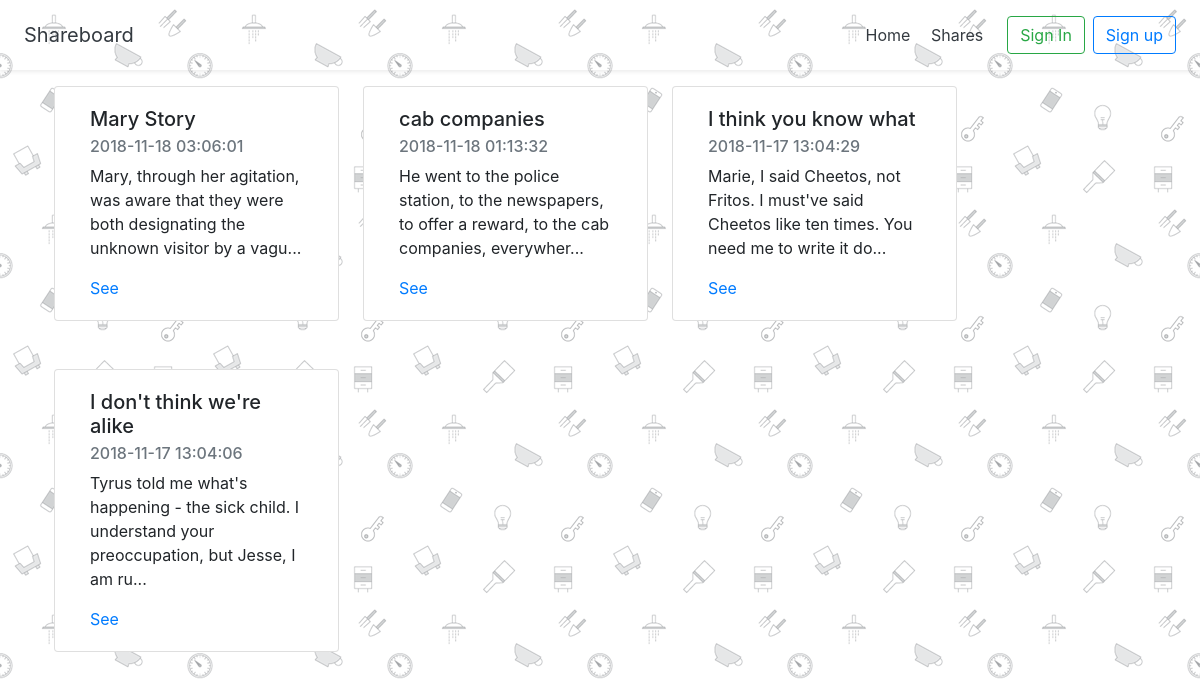
Screenshot of /shares with the database file from the repository.
### tables this page shows
CREATE TABLE `shares` (
  `id` int(11) NOT NULL,
  `user_id` int(11) NOT NULL,
  `title` varchar(255) NOT NULL,
  `body` text NOT NULL,
  `link` varchar(255) NOT NULL,
  `create_date` timestamp NOT NULL DEFAULT CURRENT_TIMESTAMP ON UPDATE CURRENT_TIMESTAMP
);

### classes/Bootstrap.php (called while the page is built)
<?php
class Bootstrap
{
    private $controller;
    private $action;
    private $request;
    public function __construct($request)
    {
        $this->request = $request;
        if($this->request['controller']=="") {
            $this->controller = 'home';
        } else {
            $this->controller = $this->request['controller'];
        }
        if($this->request['action'] == "") {
            $this->action = 'index';
        } else {
            $this->action = $this->request['action'];
        }
    }
    public function createController()
    {
        if(class_exists($this->controller)) {
            $parents = class_parents($this->controller);
            if(in_array("Controller", $parents)) {
                if(method_exists($this->controller, $this->action)) {
                    return new $this->controller($this->action, $this->request);
                } else {
                    echo "<h1>Method Does not exist</h1>";
                    return;
                }
            } else {
                echo "<h1>Base Controller Does Not Exist</h1>";
                    return;
            }
        } else {
                echo "<h1>Controller Class Does Not Exist</h1>";
                    return;
        }
    }
}
?>

### controllers/shares.php (called while the page is built, shortened)
<?php
class Shares extends Controller
{
   protected function Index() {
        $viewmodel = new ShareModel();
        $this->returnView($viewmodel->Index(), true);
    }
}

### classes/Model.php (called while the page is built, shortened)
<?php
abstract class Model
{
    protected $dbh;
    protected $stmt;
    public function __construct()
    {
        $this->dbh = new PDO("mysql:host=".DB_HOST.";dbname=".DB_NAME,DB_USER,DB_PASS);
    }
    public function query($query)
    {
        $this->stmt = $this->dbh->prepare($query);
    }
    public function execute()
    {
        $this->stmt->execute();
    }
    public function resultSet() {
        $this->execute();
        return $this->stmt->fetchAll(PDO::FETCH_ASSOC);
    }
}

### models/share.php (called while the page is built, shortened)
<?php
class ShareModel extends Model
{
    public function Index() {
        $this->query('SELECT * FROM shares ORDER BY create_date DESC');
        $rows = $this->resultSet();
        return $rows;
    }
}

### views/shares/index.php (the view, shortened to what this page needs)
<div>
    <?php
        $numOfCols = 4;
        $bootstrapColWidth = 12/ $numOfCols;
    ?>
    <?php foreach($viewmodel as $item) : ?>
        <div class="card col-md-<?php echo $bootstrapColWidth; ?> ml-4 mb-5 float-left">
          <div class="card-body">
            <h5 class="card-title"><?php echo $item['title']; ?></h5>
            <h6 class="card-subtitle mb-2 text-muted"><?php echo $item['create_date']; ?></h6>
            <p class="card-text"><?php echo substr($item['body'], 0, 100); ?>...</p>
            <a href="<?php echo $item['link'];?>" class="card-link" target="_blank">See</a>
          </div>
        </div>
    <?php endforeach; ?>
</div>

### index.php (shortened to what this page needs)
<?php
require('classes/Bootstrap.php');
require('classes/Controller.php');
require('classes/Model.php');
require('models/share.php');
require('controllers/shares.php');
$bootstrap = new Bootstrap($_GET);
$controller = $bootstrap->createController();
if($controller){
    $controller->executeAction();
}

### classes/Controller.php (shortened to what this page needs)
<?php
abstract class Controller
{
    protected $action;
    public function __construct($action, $request)
    {
        $this->action = $action;
    }
    public function executeAction()
    {
        return $this->{$this->action}();
    }
    public function returnView($viewmodel, $fullView)
    {
        $view = 'views/'. get_class($this). '/' .$this->action.'.php';
        if($fullView) {
            require('views/main.php');
        } else {
            require($view);
        }
    }
}

### views/main.php (shortened to what this page needs)
<!DOCTYPE html>
<html lang="en">
<head>
    <link rel="stylesheet" href="<?php echo ROOT_PATH;?>assets/css/bootstrap.min.css">
    <link rel="stylesheet" href="<?php echo ROOT_PATH;?>assets/css/style.css">
</head>
<body>
    <div class="d-flex flex-column flex-md-row align-items-center p-3 px-md-4 mb-3 bg-transparent  shadow-sm">
      <h5 class="my-0 mr-md-auto font-weight-normal text-dark text-register">Shareboard</h5>
      <nav class="my-2 my-md-0 mr-md-3">
        <a class="p-2 text-dark text-register" href="<?php echo ROOT_URL; ?>">Home</a>
        <a class="p-2 text-dark text-register" href="<?php echo ROOT_URL; ?>shares">Shares</a>
      </nav>
      <?php if(isset($_SESSION['is_logged_in'])) : ?>
        <a class="btn btn-outline-success mr-2" href="<?php echo ROOT_URL; ?>">Welcome <?php echo $_SESSION['user_data']['name']; ?></a>
        <a class="btn btn-outline-danger" href="<?php echo ROOT_URL; ?>users/logout">Logout</a>
      <?php else : ?>
        <a class="btn btn-outline-success mr-2" href="<?php echo ROOT_URL; ?>users/login">Sign In</a>
        <a class="btn btn-outline-primary" href="<?php echo ROOT_URL; ?>users/register">Sign up</a>
      <?php endif; ?>
    </div>
    <div class="container">
        <div class="row">
            <?php require($view); ?>
        </div>
    </div>
</body>
</html>

### assets/css/style.css (style rules this page uses)
body, html { background-image: url(../images/doodles.png); background-repeat: all; }

### rows the page displays
shares: title "Mary Story", create_date "2018-11-18 03:06:01", body "Mary, through her agitation, was aware that they were both designating the unknown visitor by a vagu"
shares: title "cab companies", create_date "2018-11-18 01:13:32", body "He went to the police station, to the newspapers, to offer a reward, to the cab companies, everywher"
shares: title "I think you know what", create_date "2018-11-17 13:04:29", body "Marie, I said Cheetos, not Fritos. I must've said Cheetos like ten times. You need me to write it do"
shares: title "I don't think we're alike", create_date "2018-11-17 13:04:06", body "Tyrus told me what's happening - the sick child. I understand your preoccupation, but Jesse, I am ru"
